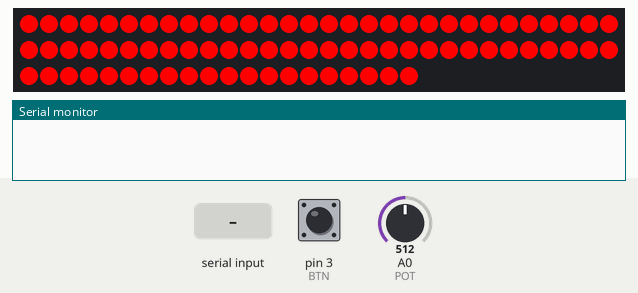
Recording of a sketch running on a simulated Arduino Uno, built with avr-gcc and run on an emulated ATmega328P. Shown: 80 RGB LEDs in strip order, left to right, continuing on the next row, the last lines printed to the serial monitor. The inputs (shaded band) are chosen by the test bench; at power-on: pin 3 (BTN) LOW, A0 (POT) = 512. Dim RGB values are drawn brighter than linear.

Above: at 0.15 s.
At 1.26 s:
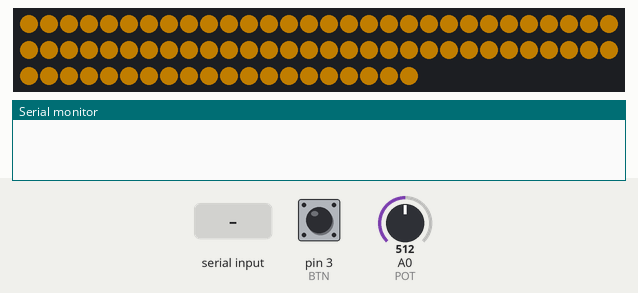
1.3 s: ";" received over Serial
At 2.4 s:
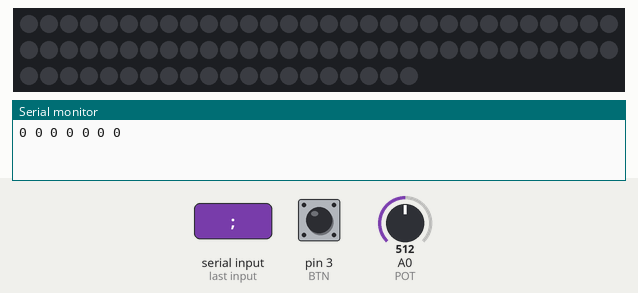
Timing chart, 0 to 4.3 s (numbered marks = the images above; inputs shaded):
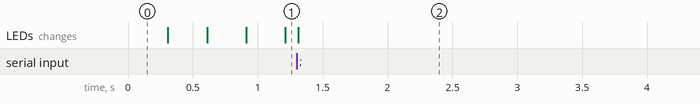

Measured:
- after the input at 1.3 s, the LEDs: change at once (image 2)

The sketch:

RGB_FastLed.ino
```cpp
//================ Порты ====================================================
#define NUM_LEDS 80 //Количество светодиодов на ленте
#define LED_PIN 12 //Порт управления лентой
#define POT A0 //Потециометр
#define BTN 3 //Кнопка

//=============== Библиотеки ================================================
#include <FastLED.h> //Светодиодная лента

//================ Переменные ===============================================
#define SPEED 25

uint8_t hue = 0; //Оттенок
uint16_t potRead; //Данные с потециометра
uint8_t brightness; //Яркость
uint8_t patternCounter; //Счетчик нажатий
bool off; //Флаг выключения
bool brightFromPot = true;

CRGB leds[NUM_LEDS]; //Массив под светодиоды

//================ Заголовки ========================================================
#include "bluetooth.h" //Блютуз
#include "button.h" //Настройка кнопок
#include "rainbowHSV.h" //Радуга(ЛГБТ!)
#include "changingColor.h" //Плавная смена цвета
#include "colorConfigurate.h" //Ручная настройка цветов
#include "white.h" //Градиент
#include "effect.h" //Переключатель режимов

//================ SETUP ======================================================
void setup() {
  FastLED.addLeds<WS2812, LED_PIN, GRB>(leds, NUM_LEDS); //Настройка библиотеки под ленту
  FastLED.setCorrection(TypicalPixelString); //Коррекция
  FastLED.setTemperature(Halogen); //Температура
  attachInterrupt(digitalPinToInterrupt(BTN), Click, RISING); //Установка прерывания на кнопку
  Serial.begin(9600); //Проброс порта
  pinMode(BTN, INPUT); //Вход кнопки
  pinMode(POT, INPUT); //Вход потециометра
  patternCounter = 0; //Обнуление счетчика режимов
}

//============== LOOP =============================================================
void loop() {
  scanPot(); //Сканирование положения потоциометра
  start(); //Включение эффектов

  scan(); //Сканирование Bluetooth

  FastLED.setBrightness(brightness); //Установка яркости
}

//============= Функции ==============================================================
void Click()
{
  nextPattern();
}
```

bluetooth.h
```cpp
#include "Arduino.h"

#define PARSE_AMOUNT 7         // число значений в массиве, который хотим получить
int intData[PARSE_AMOUNT];     // массив численных значений после парсинга
bool recievedFlag = false;
bool getStarted = false;
byte index;
String string_convert = "";

void parsing() {
  while(Serial.available() > 0) {
    char incomingByte = Serial.read();        // обязательно ЧИТАЕМ входящий символ
    if (getStarted) {                         // если приняли начальный символ (парсинг разрешён)
      if (incomingByte != ' ' && incomingByte != ';') {   // если это не пробел И не конец
        string_convert += incomingByte;       // складываем в строку
      } else {                                // если это пробел или ; конец пакета
        intData[index] = string_convert.toInt();  // преобразуем строку в int и кладём в массив
        string_convert = "";                  // очищаем строку
        index++;                              // переходим к парсингу следующего элемента массива
      }
    }
    if (incomingByte == '#') {                // если это #
      getStarted = true;                      // поднимаем флаг, что можно парсить
      index = 0;                              // сбрасываем индекс
      string_convert = "";                    // очищаем строку
    }
    if (incomingByte == ';') {                // если таки приняли ; - конец парсинга
      getStarted = false;                     // сброс
      recievedFlag = true;                    // флаг на принятие
    }
  }
}

void scan() //Функция запуска режима
{
  parsing();
  if (recievedFlag)
  {                           // если получены данные
    recievedFlag = false;
    for (byte i = 0; i < PARSE_AMOUNT; i++)
    { // выводим элементы массива
      Serial.print(intData[i]); Serial.print(' ');
    }
    Serial.println();

    if(intData[0] == 1) //Если первое значение массива равно 1, то мы выбираем режим
    {
    switch(intData[1])
      {
        case 0: patternCounter = 0; break;
        case 1: patternCounter = 1; break;
        case 2: patternCounter = 2; break;
        case 3: patternCounter = 3; break;
      }
    }
    switch(intData[2])
    {
      case 0: brightFromPot = false; break;
      case 1: brightFromPot = true; break;
    }
  }
}
```

button.h
```cpp
#include "Arduino.h"

void nextPattern()//Функция переключения режимов
{
  patternCounter = (patternCounter + 1) % 4; //Подсчет нажатий и выбор режима
}

void scanPot()//Функция сканирования потоциометра
{
  potRead = analogRead(POT); //Считывание положения потециметра
  switch(brightFromPot)
  {
    case 0: brightness = intData[3]; break;
    case 1: brightness = map(potRead, 0, 1023, 0, 255); break; //Конвертация данных из 16 байт в 8 байт
  }
}
```

changingColor.h
```cpp
#pragma once
#include "Arduino.h"

struct changingColor //Создание класса для плавно сменяющегося цвета
{
  void runPattern(); //Функция запуска режим
};

void changingColor::runPattern() //Функция запуска режима
{

  for(int i = 0; i < NUM_LEDS; i++) //Цикл для присваивония цвета каждому светодиоду
  {
    leds[i] = CHSV(hue, 255, 255);
  }
  EVERY_N_MILLISECONDS(SPEED) { //Прибовления оттенка
    hue++;
  }
  FastLED.show(); //Вывод цвета на ленту
}
```

effect.h
```cpp
#include "Arduino.h"

rainbowHSV rainbow; //Создание объекта в классе rainbowHSV
changingColor changing; //Создание объекта в классе changingColor
colorConfigurate configurate; //Создание объекта в классе colorConfigurate
white white; //Создание объекта в классе gradient

void start() //Функция запуска режима
{
  switch (patternCounter) //Переключение режимов
  {
    case 0:
       off = false;
       changing.runPattern(); break; //Плавная смена цветов
    case 1:
      rainbow.runPattern(); break; //Радуга
    case 2:
      if(off == false) {configurate.off(); off = !off;} //Проверка круга для выключения ленты
       configurate.runPattern(); break; //Ручная настройка
     case 3:
        white.runPattern(); break; //Белый
  }
}
```

rainbowHSV.h
```cpp
#pragma once
#include "Arduino.h"

struct rainbowHSV //Создание класса для режима - радуга
{
  void runPattern(); //Функция запуска режима
};

void rainbowHSV::runPattern() //Функция запуска режима
{

  for(int i = 0; i < NUM_LEDS; i++) //Цикл для присваивония цвета каждому светодиоду
  {
    leds[i] = CHSV(hue + (i * 10), 255, 255);
  }
  EVERY_N_MILLISECONDS(SPEED) { //Прибавление оттенка
    hue++;
  }
  FastLED.show(); //Вывод цвета на ленту
}
```

white.h
```cpp
#pragma once
#include "Arduino.h"

struct white //Создание класса для режима - градиент
{
  void runPattern(); //Функция запуска режима
};

void white::runPattern() //Функция запуска режима
{
  fill_solid(leds, NUM_LEDS, CRGB(255, 200, 255));
  FastLED.show(); //Вывод цвета на ленту
}
```

colorConfigurate.h
```cpp
#pragma once
#include "Arduino.h"

struct colorConfigurate //Создание класса для ручного управления цветами
{
  void runPattern(); //Запуск режима
  void off(); //Выключение ленты
};

void colorConfigurate::runPattern()//Запуск режима
{
  int r = intData[4]; //Присваивание красного цвета
  int g = intData[5]; //Присваивание зеленого цвета
  int b = intData[6]; //Присваивание синего цвета

  fill_solid(leds, NUM_LEDS, CRGB(r, g, b)); //Вывод цвета на ленту
  EVERY_N_MILLISECONDS(25) {FastLED.show();} //Каждые 15мс обновление цветов ленты
}

void colorConfigurate::off() //Функция выключения ленты
{
    fill_solid(leds, NUM_LEDS, CRGB::Black); //Выключение светодиодов
    FastLED.show(); //Обновление ленты
}
```
